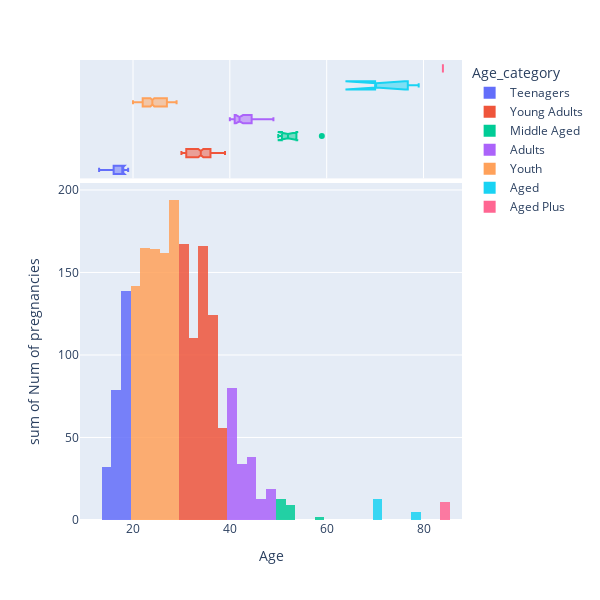

Notebook code cell kept with this figure:
### Code cell
group_labels = [group for group in data_cv["Age_category"].unique()]
hist_data = data_cv["Age"]
fig = px.histogram(data_cv, x = hist_data, y = data_cv["Num of pregnancies"], color="Age_category", marginal="box", opacity = 0.85, width=600, height=600)

fig

### Figure 1 — Plotly figure (JSON) as saved in the notebook; plotly's stock layout.template omitted (floating-point values rounded to 4 significant figures; data arrays with more than 128 entries replaced by an {"elided": "..."} marker saying what was removed)
{"data": [{"alignmentgroup": "True", "bingroup": "x", "histfunc": "sum", "hovertemplate": "Age_category=Teenagers<br>Age=%{x}<br>sum of Num of pregnancies=%{y}<extra></extra>", "legendgroup": "Teenagers", "marker": {"color": "#636efa", "opacity": 0.85, "pattern": {"shape": ""}}, "name": "Teenagers", "offsetgroup": "Teenagers", "orientation": "v", "showlegend": true, "type": "histogram", "x": {"elided": "179 int values"}, "xaxis": "x", "y": {"elided": "179 int values"}, "yaxis": "y"}, {"alignmentgroup": "True", "hovertemplate": "Age_category=Teenagers<br>Age=%{x}<extra></extra>", "legendgroup": "Teenagers", "marker": {"color": "#636efa"}, "name": "Teenagers", "notched": true, "offsetgroup": "Teenagers", "showlegend": false, "type": "box", "x": {"elided": "179 int values"}, "xaxis": "x2", "yaxis": "y2"}, {"alignmentgroup": "True", "bingroup": "x", "histfunc": "sum", "hovertemplate": "Age_category=Young Adults<br>Age=%{x}<br>sum of Num of pregnancies=%{y}<extra></extra>", "legendgroup": "Young Adults", "marker": {"color": "#EF553B", "opacity": 0.85, "pattern": {"shape": ""}}, "name": "Young Adults", "offsetgroup": "Young Adults", "orientation": "v", "showlegend": true, "type": "histogram", "x": {"elided": "220 int values"}, "xaxis": "x", "y": {"elided": "220 int values"}, "yaxis": "y"}, {"alignmentgroup": "True", "hovertemplate": "Age_category=Young Adults<br>Age=%{x}<extra></extra>", "legendgroup": "Young Adults", "marker": {"color": "#EF553B"}, "name": "Young Adults", "notched": true, "offsetgroup": "Young Adults", "showlegend": false, "type": "box", "x": {"elided": "220 int values"}, "xaxis": "x2", "yaxis": "y2"}, {"alignmentgroup": "True", "bingroup": "x", "histfunc": "sum", "hovertemplate": "Age_category=Middle Aged<br>Age=%{x}<br>sum of Num of pregnancies=%{y}<extra></extra>", "legendgroup": "Middle Aged", "marker": {"color": "#00cc96", "opacity": 0.85, "pattern": {"shape": ""}}, "name": "Middle Aged", "offsetgroup": "Middle Aged", "orientation": "v", "showlegend": true, "type": "histogram", "x": [52, 51, 59, 52, 50], "xaxis": "x", "y": [4, 6, 2, 5, 7], "yaxis": "y"}, {"alignmentgroup": "True", "hovertemplate": "Age_category=Middle Aged<br>Age=%{x}<extra></extra>", "legendgroup": "Middle Aged", "marker": {"color": "#00cc96"}, "name": "Middle Aged", "notched": true, "offsetgroup": "Middle Aged", "showlegend": false, "type": "box", "x": [52, 51, 59, 52, 50], "xaxis": "x2", "yaxis": "y2"}, {"alignmentgroup": "True", "bingroup": "x", "histfunc": "sum", "hovertemplate": "Age_category=Adults<br>Age=%{x}<br>sum of Num of pregnancies=%{y}<extra></extra>", "legendgroup": "Adults", "marker": {"color": "#ab63fa", "opacity": 0.85, "pattern": {"shape": ""}}, "name": "Adults", "offsetgroup": "Adults", "orientation": "v", "showlegend": true, "type": "histogram", "x": [46, 42, 45, 44, 44, 45, 44, 43, 40, 41, 43, 42, 40, 43, 41, 40, 40, 40, 44, 41, 40, 40, 41, 41, 48, 45, 41, 41, 42, 40, 44, 45, 41, 41, 41, 45, 47, 48, 42, 45, 46, 49, 42, 46, 49, 41, 44, 40, 40, 40, 41, 41, 43, 42, 40, 43], "xaxis": "x", "y": [4, 2, 5, 2, 4, 6, 2, 5, 2, 3, 8, 2, 2, 4, 4, 1, 2, 3, 1, 3, 2, 3, 4, 5, 7, 4, 2, 4, 2, 4, 1, 7, 4, 6, 2, 2, 3, 4, 4, 2, 0, 2, 0, 6, 6, 2, 2, 3, 2, 7, 3, 5, 3, 1, 2, 3], "yaxis": "y"}, {"alignmentgroup": "True", "hovertemplate": "Age_category=Adults<br>Age=%{x}<extra></extra>", "legendgroup": "Adults", "marker": {"color": "#ab63fa"}, "name": "Adults", "notched": true, "offsetgroup": "Adults", "showlegend": false, "type": "box", "x": [46, 42, 45, 44, 44, 45, 44, 43, 40, 41, 43, 42, 40, 43, 41, 40, 40, 40, 44, 41, 40, 40, 41, 41, 48, 45, 41, 41, 42, 40, 44, 45, 41, 41, 41, 45, 47, 48, 42, 45, 46, 49, 42, 46, 49, 41, 44, 40, 40, 40, 41, 41, 43, 42, 40, 43], "xaxis": "x2", "yaxis": "y2"}, {"alignmentgroup": "True", "bingroup": "x", "histfunc": "sum", "hovertemplate": "Age_category=Youth<br>Age=%{x}<br>sum of Num of pregnancies=%{y}<extra></extra>", "legendgroup": "Youth", "marker": {"color": "#FFA15A", "opacity": 0.85, "pattern": {"shape": ""}}, "name": "Youth", "offsetgroup": "Youth", "orientation": "v", "showlegend": true, "type": "histogram", "x": {"elided": "394 int values"}, "xaxis": "x", "y": {"elided": "394 int values"}, "yaxis": "y"}, {"alignmentgroup": "True", "hovertemplate": "Age_category=Youth<br>Age=%{x}<extra></extra>", "legendgroup": "Youth", "marker": {"color": "#FFA15A"}, "name": "Youth", "notched": true, "offsetgroup": "Youth", "showlegend": false, "type": "box", "x": {"elided": "394 int values"}, "xaxis": "x2", "yaxis": "y2"}, {"alignmentgroup": "True", "bingroup": "x", "histfunc": "sum", "hovertemplate": "Age_category=Aged<br>Age=%{x}<br>sum of Num of pregnancies=%{y}<extra></extra>", "legendgroup": "Aged", "marker": {"color": "#19d3f3", "opacity": 0.85, "pattern": {"shape": ""}}, "name": "Aged", "offsetgroup": "Aged", "orientation": "v", "showlegend": true, "type": "histogram", "x": [79, 70, 70], "xaxis": "x", "y": [5, 3, 10], "yaxis": "y"}, {"alignmentgroup": "True", "hovertemplate": "Age_category=Aged<br>Age=%{x}<extra></extra>", "legendgroup": "Aged", "marker": {"color": "#19d3f3"}, "name": "Aged", "notched": true, "offsetgroup": "Aged", "showlegend": false, "type": "box", "x": [79, 70, 70], "xaxis": "x2", "yaxis": "y2"}, {"alignmentgroup": "True", "bingroup": "x", "histfunc": "sum", "hovertemplate": "Age_category=Aged Plus<br>Age=%{x}<br>sum of Num of pregnancies=%{y}<extra></extra>", "legendgroup": "Aged Plus", "marker": {"color": "#FF6692", "opacity": 0.85, "pattern": {"shape": ""}}, "name": "Aged Plus", "offsetgroup": "Aged Plus", "orientation": "v", "showlegend": true, "type": "histogram", "x": [84], "xaxis": "x", "y": [11], "yaxis": "y"}, {"alignmentgroup": "True", "hovertemplate": "Age_category=Aged Plus<br>Age=%{x}<extra></extra>", "legendgroup": "Aged Plus", "marker": {"color": "#FF6692"}, "name": "Aged Plus", "notched": true, "offsetgroup": "Aged Plus", "showlegend": false, "type": "box", "x": [84], "xaxis": "x2", "yaxis": "y2"}], "layout": {"barmode": "relative", "height": 600, "legend": {"title": {"text": "Age_category"}, "tracegroupgap": 0}, "margin": {"t": 60}, "width": 600, "xaxis": {"anchor": "y", "domain": [0, 1], "title": {"text": "Age"}}, "xaxis2": {"anchor": "y2", "domain": [0, 1], "matches": "x", "showgrid": true, "showticklabels": false}, "yaxis": {"anchor": "x", "domain": [0, 0.7326], "title": {"text": "sum of Num of pregnancies"}}, "yaxis2": {"anchor": "x2", "domain": [0.7426, 1], "matches": "y2", "showgrid": false, "showline": false, "showticklabels": false, "ticks": ""}}}
